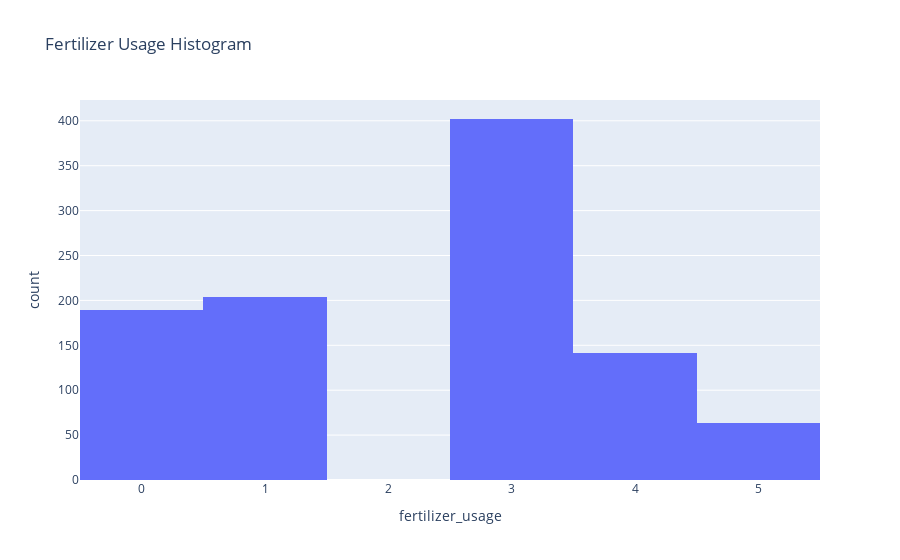

The notebook cell this image was saved under:
### Code cell
fig = px.histogram(df, x="fertilizer_usage", title="Fertilizer Usage Histogram")
fig.show()

### Figure 1 — Plotly figure (JSON) as saved in the notebook; plotly's stock layout.template omitted (floating-point values rounded to 4 significant figures; data arrays with more than 128 entries replaced by an {"elided": "..."} marker saying what was removed)
{"data": [{"alignmentgroup": "True", "bingroup": "x", "hovertemplate": "fertilizer_usage=%{x}<br>count=%{y}<extra></extra>", "legendgroup": "", "marker": {"color": "#636efa", "pattern": {"shape": ""}}, "name": "", "offsetgroup": "", "orientation": "v", "showlegend": false, "type": "histogram", "x": {"elided": "1000 int values"}, "xaxis": "x", "yaxis": "y"}], "layout": {"barmode": "relative", "legend": {"tracegroupgap": 0}, "title": {"text": "Fertilizer Usage Histogram"}, "xaxis": {"anchor": "y", "domain": [0, 1], "title": {"text": "fertilizer_usage"}}, "yaxis": {"anchor": "x", "domain": [0, 1], "title": {"text": "count"}}}}
